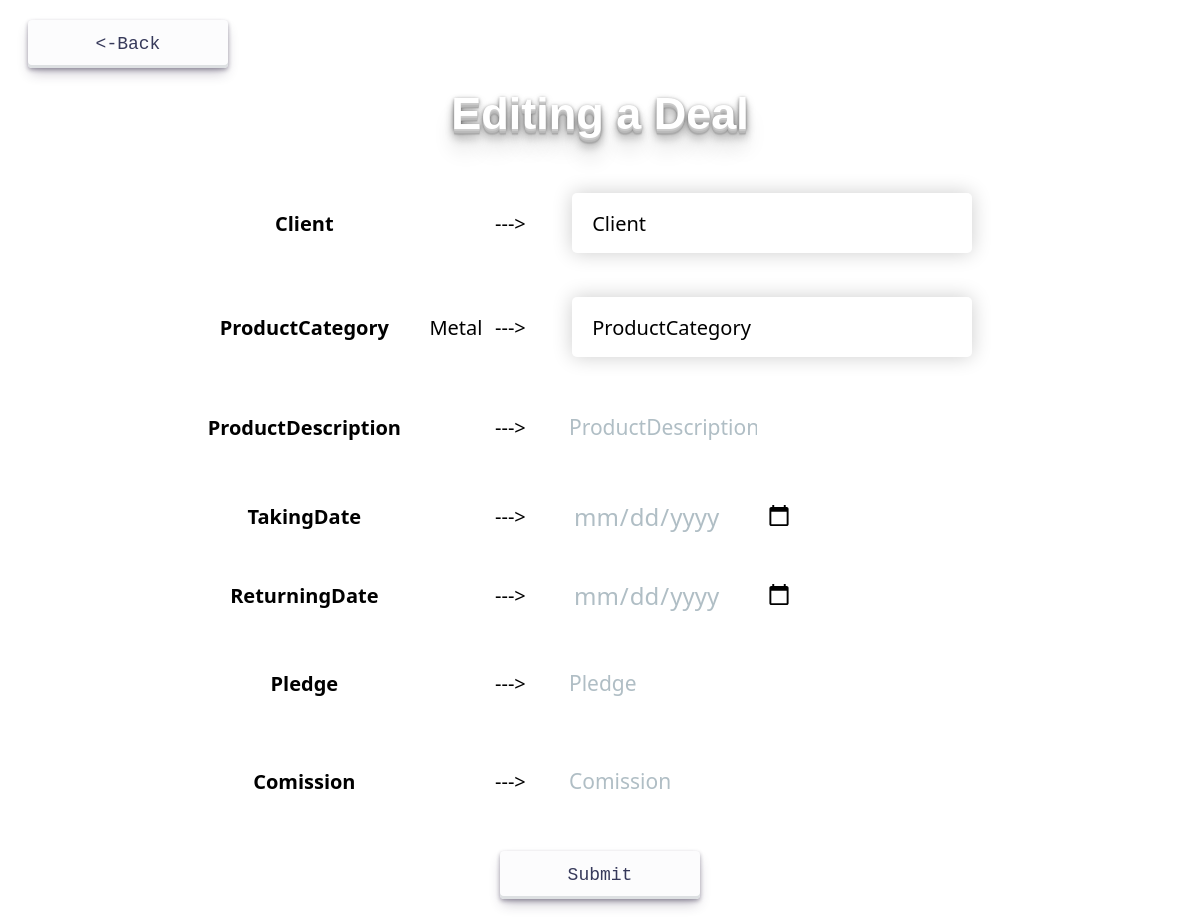
Page /Deal-edite.php on the earlier database version.
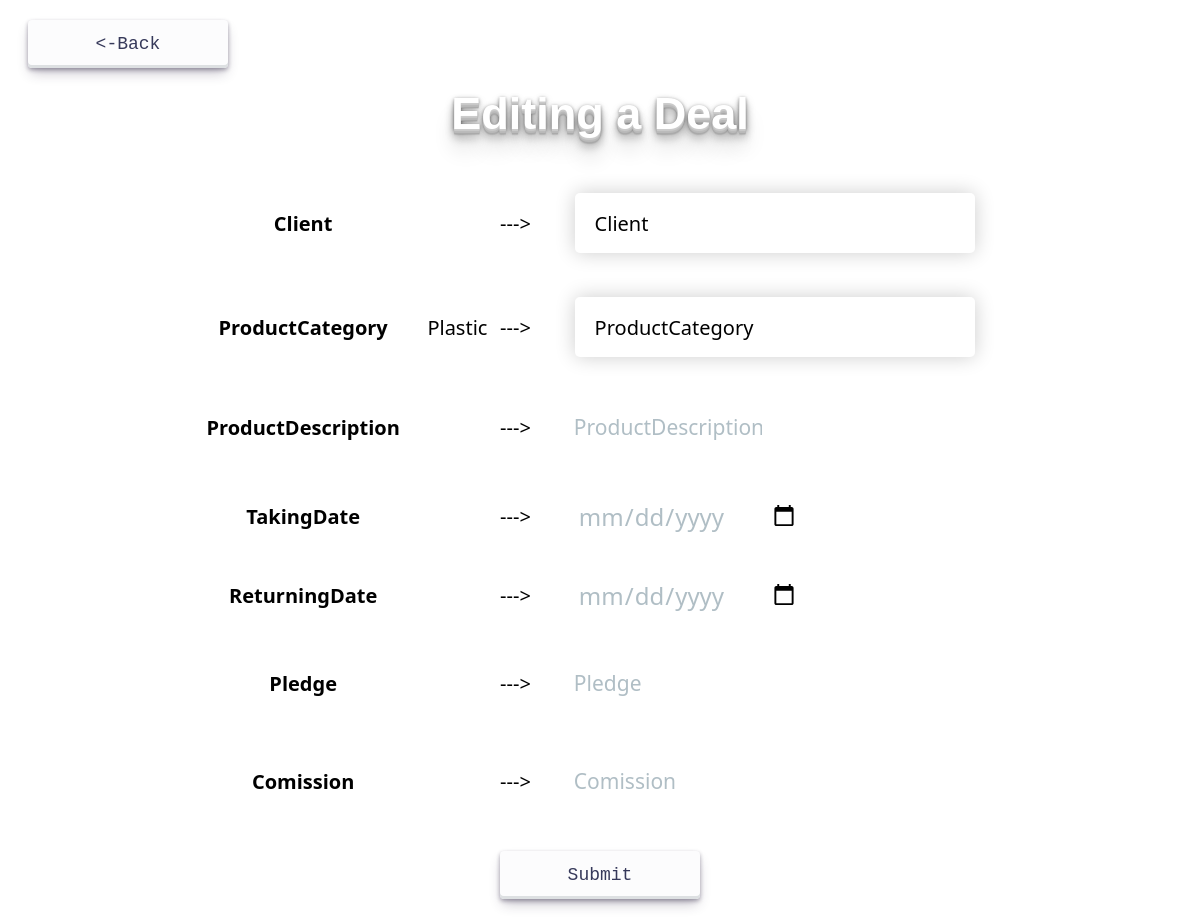
Same page on the later database version.
### tables this page shows
CREATE TABLE `ProductCategory` (
  `IDProductCategory` int NOT NULL,
  `Name` varchar(30) NOT NULL,
  `Notes` varchar(255) NOT NULL
);

### src/Deal-edite.php (the view, shortened to what this page needs)
<?php
include 'fnc.php';
$productDescription = "";
$takingDate = "";
$returningDate = "";
$pledge = "";
$comission = "";
?>
<html>
    <head>
        <link href="styles.css" rel="stylesheet" type="text/css">
        <link href="das.scss" rel="stylesheet" type="text/scss">
    </head>
    <header>
        <div style = "text-align: left; margin: 20px">
                            <form action="Deal.php">
                                <button class="button-30" role="button">
                                    <-Back
                                </button>
                            </form>
                        </div>
        <div class="hit-the-floor" style = "margin-bottom: 30px; font-size: 45px">
            Editing a Deal
        </div>
    </header>
    <body>
        <form action="" method="POST">
            <table style="width:70%; text-align:center; align-items:center; font-size:20px" align="center">
                <tr>
                    <th>
                        Client
                    </th>
                    <td>
                    </td>
                    <td>
                        --->
                    </td>
                    <td>
                        <select name="client" style="margin-top:20px; margin-bottom:20px">
                            <option selected value="">Client</option>
                        </select>
                    </td>
                </tr>
                <tr>
                    <th>
                        ProductCategory
                    </th>
                    <td>
                        <?php
                        $sql = "SELECT Name FROM ProductCategory WHERE IDProductCategory";
                        $ros = mysqli_fetch_row($db -> query($sql));
                        echo $ros[0]; ?>
                    </td>
                    <td>
                        --->
                    </td>
                    <td>
                        <select name="prod" style="margin-top:20px; margin-bottom:20px">
                            <option selected value="">ProductCategory</option>
                        </select>
                    </td>
                </tr>
                <tr>
                    <th>
                        ProductDescription
                    </th>
                    <td>
                    </td>
                    <td>
                        --->
                    </td>
                    <td>
                        <div class="Input" style = "margin: 20px; align-items:center">
                            <input type="text" name="product" id="input" value="<?php echo $productDescription; ?>" class="Input-text" placeholder="ProductDescription">
                        </div>
                    </td>
                </tr>
                <tr>
                    <th>
                        TakingDate
                    </th>
                    <td>
                    </td>
                    <td>
                        --->
                    </td>
                    <td>
                        <input class = "date" type="date" name="takdate" value="<?php echo $takingDate; ?>" style="font-size: 1.2em;">
                    </td>
                </tr>
                <tr>
                    <th>
                        ReturningDate
                    </th>
                    <td>
                    </td>
                    <td>
                        --->
                    </td>
                    <td>
                        <input class = "date" type="date" name="retdate" value="<?php echo $returningDate; ?>" style="font-size: 1.2em;">
                    </td>
                </tr>
                <tr>
                    <th>
                        Pledge
                    </th>
                    <td>
                    </td>
                    <td>
                        --->
                    </td>
                    <td>
                        <div class="Input" style = "margin: 20px; align-items:center">
                            <input type="text" name="pledge" id="input" value="<?php echo $pledge; ?>" class="Input-text" placeholder="Pledge">
                        </div>
                    </td>
                </tr>
                <tr>
                    <th>
                        Comission
                    </th>
                    <td>
                    </td>
                    <td>
                        --->
                    </td>
                    <td>
                        <div class="Input" style = "margin: 20px; align-items:center">
                            <input type="text" name="comission" id="input" value="<?php echo $comission; ?>" class="Input-text" placeholder="Comission">
                        </div>
                    </td>
                </tr>
            </table>
            <div style = "text-align: center; margin: 20px">
                <button class="button-30" role="button" name="edite" value="<?php echo $row[0]; ?>">
                    Submit
                </button>
            </div>
        </form>
    </body>
</html>

Differences in the rows shown:
removed productcategory: Name "Metal"
now on this page (row unchanged): productcategory: Name "Plastic"
